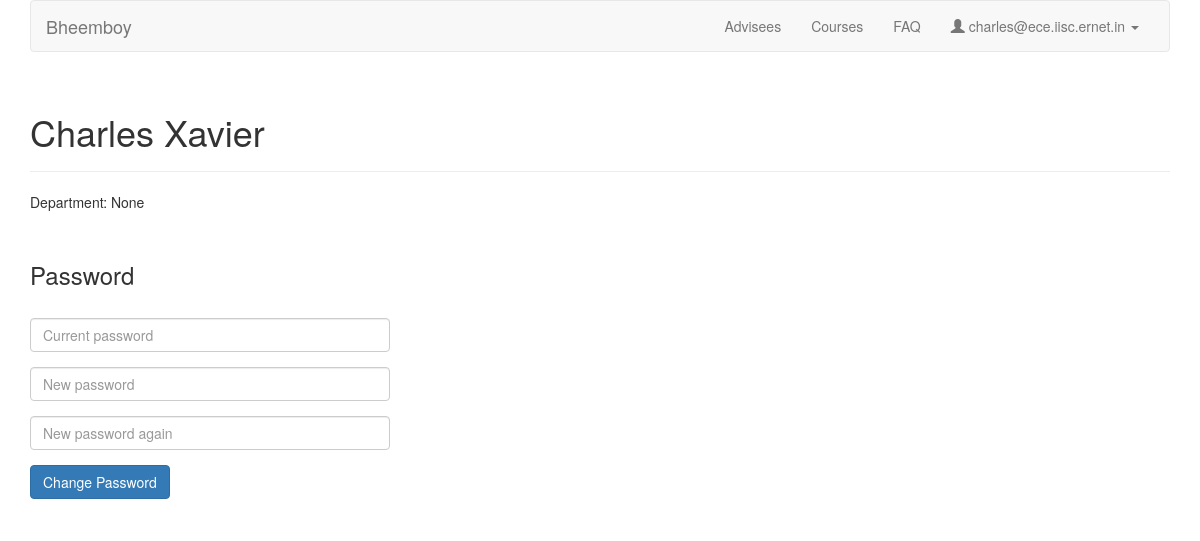
The app's page /faculty/profile/ (signed in), older data.
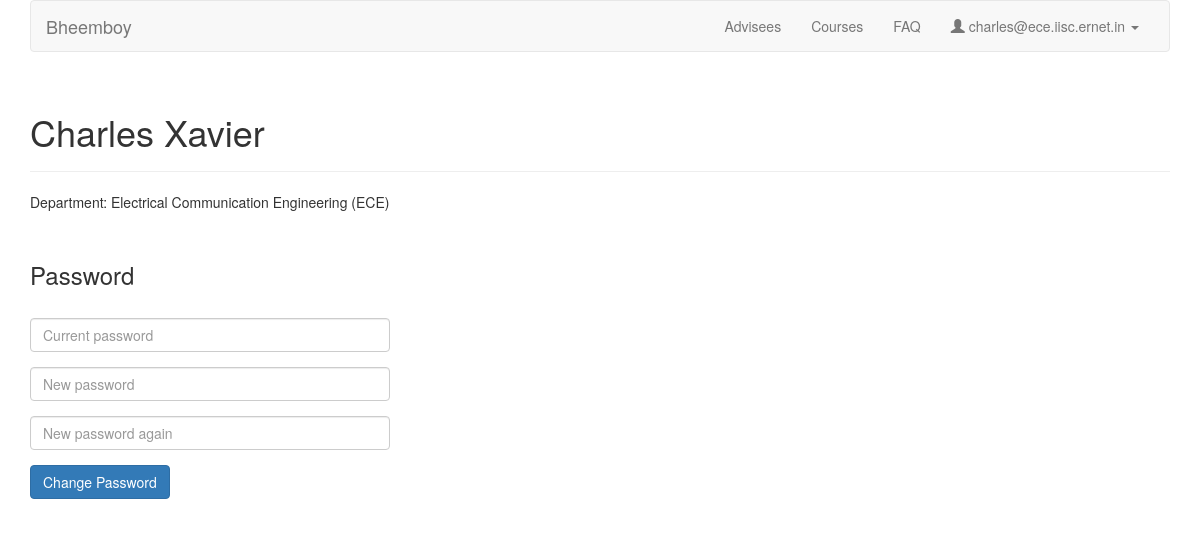
The same page, newer data.
### coursereg/models.py (models this page shows)
class Department(models.Model):
    name = models.CharField(max_length=100)
    def __unicode__(self):
        return self.name

### coursereg/views/faculty.py (the view)
# urls.py: url(r'^faculty/profile/$', views.faculty.profile, name='faculty_profile'),
@login_required
def profile(request):
    context = {
		'user_email': request.user.email,
        'user_full_name': request.user.full_name,
        'user_id': request.user.id,
        'department': request.user.department,
    }
    return render(request, 'coursereg/faculty_profile.html', context)

### coursereg/templates/coursereg/faculty_profile.html (shortened to what this page needs)
<!DOCTYPE html>
<html lang="en">
      <head>
        {% load staticfiles %}
        <link href="{% static 'coursereg/css/bootstrap.min.css' %}" rel="stylesheet">
    </head>
    <body>
        <div class="container">
            <nav class="navbar navbar-default">
                <div class="container-fluid">
                    <div class="navbar-header">
                        <a class="navbar-brand" href="{% url 'coursereg:index' %}">Bheemboy</a>
                    </div>
                    <div id="navbar" class="navbar-collapse collapse">
                        <ul class="nav navbar-nav navbar-right">
                            <li><a href="{% url 'coursereg:index' %}">Advisees</a></li>
	                        <li><a href="{% url 'coursereg:faculty_instructor' %}" >Courses</a></li>
                            <li><a href="{% url 'coursereg:faculty_faq' %}">FAQ</a></li>
                            <li class="dropdown">
                                <a href="#" class="dropdown-toggle" data-toggle="dropdown" role="button" aria-haspopup="true" aria-expanded="false">
                                    <span class="glyphicon glyphicon-user" aria-hidden="true"></span>
                                    {{ user_email }}
                                    <span class="caret"></span>
                                </a>
                            </li>
                        </ul>
                    </div>
                </div>
            </nav>
            <div class="row">
                <div class="col-md-12">
                    <div class="page-header">
                        <h1>{{ user_full_name }}</h1>
                    </div>
                    <p>Department: {{ department }}</p>
                </div>
            </div>
            <div class="row top-buffer-1">
                <div class="col-md-4">
                    <h3>Password</h3>
                </div>
            </div>
            <div class="row top-buffer-1">
                <div class="col-md-4">
                    <form method="post" action="{% url 'coursereg:change_passwd' %}">
                        <div class="form-group">
                            <input type="password" class="form-control" id="inputPassword" name="passwd" placeholder="Current password">
                        </div>
                        <div class="form-group">
                            <input type="password" class="form-control" id="inputNewPassword" name="newpasswd" placeholder="New password">
                        </div>
                        <div class="form-group">
                            <input type="password" class="form-control" id="inputNewPasswordAgain" name="newpasswd2" placeholder="New password again">
                        </div>
                        <div class="form-group">
                            <button type="submit" class="btn btn-primary">Change Password</button>
                        </div>
                    </form>
                </div>
            </div>
        </div>
    </body>
</html>

Row changes from the older to the newer data that the page shows:
added Department: name "Electrical Communication Engineering (ECE)"
Text that changed along with them:
{{ department }}: "None" → (not shown)
